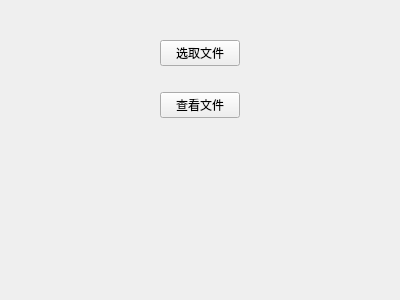
<?xml version="1.0" encoding="UTF-8"?>
<ui version="4.0">
 <class>Form</class>
 <widget class="QWidget" name="Form">
  <property name="geometry">
   <rect>
    <x>0</x>
    <y>0</y>
    <width>400</width>
    <height>300</height>
   </rect>
  </property>
  <property name="windowTitle">
   <string>Form</string>
  </property>
  <layout class="QVBoxLayout" name="verticalLayout">
   <item>
    <widget class="QWidget" name="w1_vbox" native="true">
     <layout class="QVBoxLayout" name="verticalLayout_2">
      <item>
       <layout class="QHBoxLayout" name="horizontalLayout">
        <item>
         <spacer name="horizontalSpacer">
          <property name="orientation">
           <enum>Qt::Horizontal</enum>
          </property>
          <property name="sizeHint" stdset="0">
           <size>
            <width>40</width>
            <height>20</height>
           </size>
          </property>
         </spacer>
        </item>
        <item>
         <widget class="QPushButton" name="pb_chooseFile">
          <property name="text">
           <string>选取文件</string>
          </property>
         </widget>
        </item>
        <item>
         <spacer name="horizontalSpacer_2">
          <property name="orientation">
           <enum>Qt::Horizontal</enum>
          </property>
          <property name="sizeHint" stdset="0">
           <size>
            <width>40</width>
            <height>20</height>
           </size>
          </property>
         </spacer>
        </item>
       </layout>
      </item>
      <item>
       <layout class="QHBoxLayout" name="horizontalLayout_2">
        <item>
         <spacer name="horizontalSpacer_3">
          <property name="orientation">
           <enum>Qt::Horizontal</enum>
          </property>
          <property name="sizeHint" stdset="0">
           <size>
            <width>40</width>
            <height>20</height>
           </size>
          </property>
         </spacer>
        </item>
        <item>
         <widget class="QPushButton" name="pb_openFile">
          <property name="text">
           <string>查看文件</string>
          </property>
         </widget>
        </item>
        <item>
         <spacer name="horizontalSpacer_4">
          <property name="orientation">
           <enum>Qt::Horizontal</enum>
          </property>
          <property name="sizeHint" stdset="0">
           <size>
            <width>40</width>
            <height>20</height>
           </size>
          </property>
         </spacer>
        </item>
       </layout>
      </item>
     </layout>
    </widget>
   </item>
   <item>
    <widget class="QWidget" name="w2_hbox" native="true"/>
   </item>
  </layout>
 </widget>
 <resources/>
 <connections/>
</ui>
